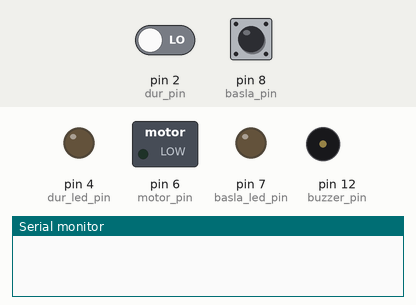
Recording of a sketch running on a simulated Arduino Uno, built with avr-gcc and run on an emulated ATmega328P. Shown: switched loads named in the sketch (green lamp = pin HIGH), output pins drawn as LEDs (lit = HIGH), buzzer (waves = sounding, pin HIGH), the last lines printed to the serial monitor. The test bench sets the inputs (shaded band); at power-on: pin 2 (dur_pin) LOW, pin 8 (basla_pin) LOW.

Above: at 1.2 s.
1.3 s: pin 2 (dur_pin) driven HIGH
At 2.2 s:
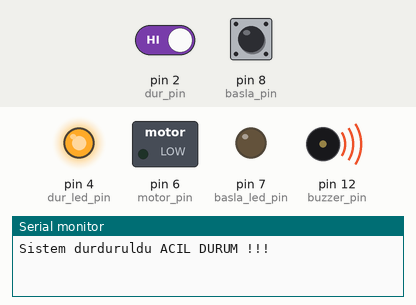
2.8 s: pin 8 (basla_pin) pulsed HIGH 2 times (0.12 s each, 0.3 s apart)
At 4.2 s:
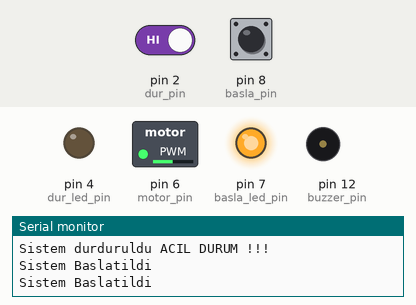
Timing chart, 0 to 5.8 s (numbered marks = the images above; inputs shaded):
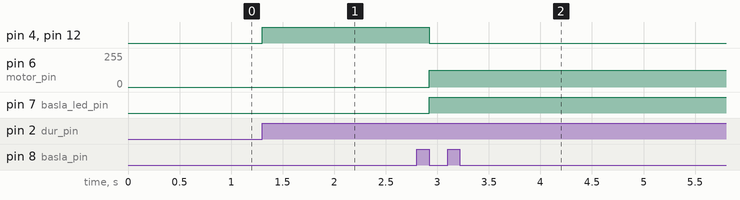

The sketch:

Dis_Kesme.ino
```cpp
// Sistem için Kullanılacak pinler tanımlanmaktadır
int motor_pin=6;    // pwm pini seçilmiştir
int basla_led_pin=7;
int dur_led_pin=4;
int basla_pin=8;
int buzzer_pin=12;
int dur_pin=2;

void setup()
{

  Serial.begin(9600); // Haberleşme hızı 9600 bps ile başlatılmaktadır.

  // Giriş çıkış pinleri tanımlanmaktadır.
  pinMode(motor_pin,OUTPUT);
  pinMode(basla_led_pin,OUTPUT); // çıkış pini
  pinMode(dur_led_pin,OUTPUT);
  pinMode(buzzer_pin,OUTPUT);
  pinMode(basla_pin,INPUT); // giriş pini

  // kesme ayarları yapılmaktadır ve kesme pini olarak 2 numaralı digital pin kullanılmaktadır
  // kesmeye geçme durumu yükselen kenar.
  attachInterrupt(0,sistem_stop,RISING);

}

void loop()
{

 if(digitalRead(basla_pin)==1) // Sitem baslatma butonunun sorgusu yapılmaktadır
 {
   while(digitalRead(basla_pin)==1){} // butondan elinizi çekene kadar bu satırda durmaktadı.

   // port ekranına sistem durum bilgisi yazılmakta ve pinlere atama işlemi yapılmaktadır.
   Serial.println("Sistem Baslatildi");
   analogWrite(motor_pin,125);
   digitalWrite(basla_led_pin,HIGH);
   digitalWrite(dur_led_pin,LOW);
   digitalWrite(buzzer_pin,LOW);
 }

}

// Oluşturulan kesme fonksiyonu, kesme oluştuğunda bu fonksiyona programın hangi satırında
// olunulursa olsun hemen geçiş yapılmaktadır..
void sistem_stop()
{
  if(digitalRead(dur_pin)==1)
  {
     // Sitem durum mesajı verilmektedir ve pimlere atama işlemleri gerçekleştirilmektedir.
     Serial.println("Sistem durduruldu ACIL DURUM !!!");
     analogWrite(motor_pin,0);
     digitalWrite(basla_led_pin,LOW);
     digitalWrite(dur_led_pin,HIGH);
     digitalWrite(buzzer_pin,HIGH);
  }
}
```

Measured:
- after the input at 1.3 s, pin 4 (dur_led_pin), pin 12 (buzzer_pin): LOW → HIGH at once
- after the input at 2.8 s, pin 4 (dur_led_pin), pin 12 (buzzer_pin): HIGH → LOW after 0.12 s; pin 6 (motor_pin): 0/255 → 125/255 after 0.12 s; pin 7 (basla_led_pin): LOW → HIGH after 0.12 s
